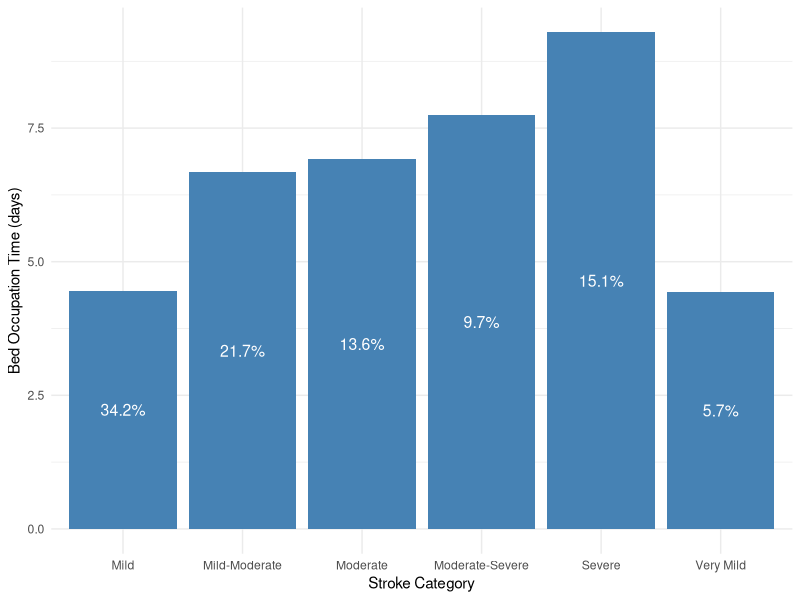

The R source for this figure: (Note: this script raises an error after producing the figure.)
## ---- chunk 1

#| label: tbl-strokeCat
#| tbl-cap: Stroke Categories, Probabiliy and Bed Occupation times

library(tidyverse)
library(ggplot2)
library(bookdown)

set.seed(07052023)
# Parameters

total_patients <- 350 # assuming there are 350 all around the year
total_patients_future <- 1250 # assuming the 2500 patients in the future 
patients_per_month <- 350/12 # patients per month
arrival_rate <- total_patients/365  # average 6 patients per day
arrival_rate_future <- total_patients_future/365 # average 7 patients per day

# Bed occupation time (in days) for each stroke level

bed_occupation_time <- list(c(4.43), c(4.46), c(6.67), c(6.92), c(7.74), c(9.29))


# Probability of each stroke level
stroke_level_prob <- c(0.0570,0.342, 0.217, 0.136, 0.0971, 0.151)

# visualization

library(ggplot2)

bed_occupation_time_df <- data.frame(
  stroke_category = c("Very Mild", "Mild", "Mild-Moderate", "Moderate", "Moderate-Severe", "Severe"),
  bed_occupation_time = c(4.43,4.46,6.67,6.92,7.74,9.29),
  probability = c(0.0570,0.342, 0.217, 0.136, 0.0971, 0.151)
)

updated_bed_occupation_time_df <- bed_occupation_time_df

colnames(updated_bed_occupation_time_df) <- c("Stroke Categories", "Bed Occupation times", "Stroke Probability")

updated_bed_occupation_time_df %>%
  knitr::kable(caption = "Stroke categories and corresponding length of stay and probabilities")
## ---- chunk 2

# viz for the stroke categrories.

v1 <-ggplot(updated_bed_occupation_time_df, aes(x = `Stroke Categories`, y = `Bed Occupation times`)) +
  geom_col(fill = "steelblue") +
  theme_minimal()+
  geom_text(aes(label = scales::percent(`Stroke Probability`, accuracy = 0.1)), 
            position = position_stack(vjust = 0.5), color = "white", size = 4) +
  theme_minimal() +
  labs(
       x = "Stroke Category",
       y = "Bed Occupation Time (days)")
v1

## ---- chunk 3
knitr::include_graphics("flowchart.png")
## ---- chunk 4
# library(DiagrammeR)
# 
# g<- grViz("
#   digraph {
#     
#     graph [bgcolor = transparent]
# 
#     node [shape = box, style = filled, fillcolor = lighblue, fontcolor=white, fontsize=20]
#     A [label = '1. Understanding the Problem and Gathering Data']
#     B [label = '2. Determining Key Parameters and Variables']
#     C [label = '3. Defining the Simulation Model']
#     D [label = '4. Creating Auxiliary Functions']
#     E [label = '5. Implementing the Simulation Logic']
#     F [label = '6. Analyzing Simulation Results']
#     G [label = '7. Creating the Shiny Application']
#   
#     A -> B -> C -> D -> E -> F -> G
#   }
# ", width = 1550, height = 750)
# 
# 
# 
## ---- chunk 5

# total patients = 350
# arrival rate = 6

generate_interarrival_times <- function(total_patients, arrival_rate) {
  set.seed(07052023)
  interarrival_times <- rexp(total_patients, rate = arrival_rate)
  return(interarrival_times)
}

## ---- chunk 6

# stroke_level_prob <- c(0.0570,0.342, 0.217, 0.136, 0.0971, 0.151)

assign_stroke_levels <- function(total_patients, stroke_level_prob) {
  set.seed(07052023)
  stroke_levels <- sample(1:length(stroke_level_prob), 
                          size = total_patients, 
                          replace = TRUE, 
                          prob = stroke_level_prob)
  return(stroke_levels)
}

stroke_levels <- assign_stroke_levels(total_patients, stroke_level_prob)
## ---- chunk 7
generate_length_of_stay <- function(total_patients, 
                                    bed_occupation_time, 
                                    stroke_levels) {
  set.seed(07052023)
  length_of_stay <- numeric(total_patients)
  
  for (i in 1:total_patients) {
    set.seed(07052023)
    
    stroke_level <- stroke_levels[i]
    
    if (length(bed_occupation_time[[stroke_level]]) == 1) {
      set.seed(07052023)
      
      length_of_stay[i] <- bed_occupation_time[[stroke_level]][1]
    } 
    else {
      set.seed(07052023)
      length_of_stay[i] <- sample(bed_occupation_time[[stroke_level]][1]
                                  :bed_occupation_time[[stroke_level]][2], 1)
    }
  }
  
  return(length_of_stay)
}


# Generating length_of_stay for each patient
length_of_stay <- generate_length_of_stay(total_patients, 
                                          bed_occupation_time, 
                                          stroke_levels)
## ---- chunk 8
set.seed(07052023)

# generating the arrival data for the current volume of patients

# Add number_of_patients and length_of_stay to arrivals_data

interarrival_times <- generate_interarrival_times(total_patients, arrival_rate)

stroke_levels <- assign_stroke_levels(total_patients, stroke_level_prob)

length_of_stay<- generate_length_of_stay(total_patients, bed_occupation_time, stroke_levels)

arrivals_data <- data.frame(interarrival_times, stroke_levels, length_of_stay)

## ---- chunk 9
arrivals_data$stroke_categories <- factor(arrivals_data$stroke_levels,
                                          levels = c(1, 2, 3, 4, 5, 6),
                                          labels = c("Very Mild", "Mild", "Mild-Moderate", "Moderate", "Moderate-Severe", "Severe"))

colnames(arrivals_data) <- c("Interarrival times", "stroke levels", "Length of stay", "stroke categoryNames")

arrivals_data %>% 
  select(-`stroke levels`) %>%
  head() %>%
  knitr::kable(caption = "Patient Arrival Data")
## ---- chunk 10
ggplot(arrivals_data, aes(x = `stroke categoryNames`, y = `Length of stay`, fill = `stroke categoryNames`)) +
  geom_bar(stat = "summary", fun = "mean", position = "dodge") +
  geom_text(aes(label = round(`Length of stay`, 1)), vjust = 1, size = 4) +
  theme_minimal() +
  scale_y_continuous(breaks = c(1,2,3,4,5,6,7,8,9,10))+
  labs(title = "Mean Length of Stay by Stroke Category",
       x = "Stroke Category",
       y = "Mean Length of Stay (days)") +
  scale_fill_discrete(name = "Stroke Category")+
        theme(axis.text.x = element_text(angle = 45 ,hjust = 1),
            legend.position = "none")
## ---- chunk 11

library(dplyr)
arrivals_summary <- arrivals_data %>%
  count(`stroke categoryNames`) %>%
  mutate(max_count = n == max(n))

stroke_distribution <- ggplot(arrivals_summary, aes(x = `stroke categoryNames`, y = n, fill = max_count)) +
  geom_bar(stat = "identity") +
  geom_text(aes(label = n), vjust = -0.5, size = 4) +
  scale_fill_manual(values = c("darkgray", "steelblue"), guide = FALSE) +
  theme_minimal() +
  labs(
    x = "Stroke Category",
    y = "Number of Patients",
    title = "Distribution of Patients in Each Stroke Category"
  )

stroke_distribution



## ---- chunk 12
set.seed(07052023)

stroke_simulation <- function(total_patients, arrival_rate, 
                              bed_occupation_time, stroke_level_prob, 
                              num_beds) {
  set.seed(07052023)
  
  interarrival_times <- generate_interarrival_times(total_patients, arrival_rate)
  stroke_levels <- assign_stroke_levels(total_patients, stroke_level_prob)
  length_of_stay <- generate_length_of_stay(total_patients, bed_occupation_time, stroke_levels)
  
  # initializing the beds and queue 
  beds <- rep(0, num_beds)
  queue <- list()
  

# inter-arrival_time is an input parameter for this function, 
# which represents the time between patient arrivals. 
# This variable is based on the generate_interarrival_times function, 
# where we input the total number of patients and arrival rate.

# The pmax function ensures that the bed occupation times do not become negative. 
# A value of 0 in this context means that the bed is available 
# (i.e., the patient has completed their stay)
  
  update_bed_occupation_times <- function(beds, interarrival_time) {
    set.seed(07052023)
  beds <- pmax(beds - interarrival_time, 0)
  
  # 'beds' is a numeric vector that represents the current remaining 
  # bed occupation time for each bed in the simulation.
  # Each element in this vector corresponds to a bed in the hospital
  # ward. A value of 0 means that the bed is available for use.
  # Subtracting the inter-arrival_time from each element of 'beds' 
  # updates the remaining bed occupation times, considering the 
  # passage of time between patient arrivals.
  # The pmax function is used to ensure that the resulting bed 
  # occupation times do not become negative, meaning that a 
  # bed with a remaining time less than or equal to the interarrival_time
  # will be considered available (set to 0).
  return(beds)
}
  
  # for every patient in total patients (1000)
  
  for (i in 1:total_patients) {
    set.seed(07052023)
    
    # update the beds variable with the bed occupation times 
    # of all the patients arriving at the inter-arrival times
    
    beds <- update_bed_occupation_times(beds, interarrival_times[i])
    # creating a new variable available beds to keep track 
    # of the available beds the beds that are available will
    # have the bed occupation time of 0 so in this variable 
    # I store the beds that are available hence which(beds==0)
    
    available_beds <- which(beds == 0)
    
    # here if the length of the available beds vector 
    # is greater than 0 which means that 
    # there is at least one bed with bed occupation times ==0 
    # then assign the first available bed to the patient 
    # by setting this available bed (bed occupation times ==0) 
    # to the length of the stay of the patient 
    # (whatever the severity of that patient might be)
    
    if (length(available_beds) > 0) {
      set.seed(07052023)
      beds[available_beds[1]] <- length_of_stay[i]
    } else {
      set.seed(07052023)
      # if there is no bed available then append the queue list
      queue <- append(queue, length_of_stay[i])
    }
  }
  
  return(list(beds = beds, queue = queue, length_of_stay =length_of_stay))
}
## ---- chunk 13
run_simulation <- function(arrival_rate,
                           bed_occupation_time,
                           stroke_level_prob,
                           total_patients,
                           num_simulations) {
  set.seed(07052023)
    num_bed_range <- seq(5,30, by=1)

  performance_metrics_list <- lapply(1:num_simulations, function(simulation) {
    set.seed(07052023)
    lapply(num_bed_range, function(num_beds) {
      set.seed(07052023)
      stroke_sim <- stroke_simulation(total_patients =  total_patients,
                                      arrival_rate = arrival_rate,
                                      bed_occupation_time = bed_occupation_time,
                                      stroke_level_prob = stroke_level_prob,
                                      num_beds = num_beds)

      num_beds <- length(stroke_sim$beds)
      total_patients <- total_patients

      occupied_beds <- sum(stroke_sim$beds > 0)
      utilization <- (occupied_beds / num_beds)*100

      total_wait_times <- sum(unlist(stroke_sim$queue))
      num_patients_queue <- length(stroke_sim$queue)
      avg_wait_times <- total_wait_times / num_patients_queue

      average_time_in_queue = total_wait_times / num_patients_queue
      max_queue_length <- length(stroke_sim$queue)

      proportion_patients_waiting <- num_patients_queue / total_patients
      percent_patients_waiting <- proportion_patients_waiting * 100

      avg_length_of_stay <- (sum(stroke_sim$length_of_stay)) / total_patients

      performance_metrics_month <- data.frame(num_beds = num_beds,
                                              utilization = utilization,
                                              avg_wait_times = avg_wait_times,
                                              max_queue_length = max_queue_length,
                                              # min_queue_length = stroke_sim$min_queue_length,
                                              proportion_patients_waiting = proportion_patients_waiting,
                                              percent_patients_waiting = percent_patients_waiting,
                                              avg_length_of_stay = avg_length_of_stay)

      return(performance_metrics_month)
    })
  })

  return(performance_metrics_list)
}

## ---- chunk 14

set.seed(070523)

results <- run_simulation(arrival_rate = arrival_rate,
                          bed_occupation_time = bed_occupation_time,
                          stroke_level_prob = stroke_level_prob,
                          total_patients = total_patients,
                          num_simulations = 2000)

results_df <-do.call(rbind, lapply(results, function(x) do.call(rbind, x)))
results_df$percent_patients_waiting <- round(results_df$percent_patients_waiting)
results_df$utilization <- round(results_df$utilization)
results_df$avg_wait_times <- tidyr::replace_na(results_df$avg_wait_times, 0)

library(kableExtra)

results_df_table <- results_df %>%
  select(-proportion_patients_waiting,
         -avg_length_of_stay,
         -avg_wait_times) %>%
  rename(c(`Num. of beds`=num_beds,
           `Max. Queue Length`=max_queue_length,
            `Percent of Patients waiting` = percent_patients_waiting
    )) %>%
  head(10) %>%
  kableExtra::kbl(caption = "Table displaying the key performance metrics from the simulation")

results_df_table

## ---- chunk 15

# Load the ggplot2 library
library(ggplot2)

# Plot the percent of patients waiting against the number of beds
ggplot(results_df, aes(x = num_beds, y = percent_patients_waiting)) +
  geom_point(size=1,
             alpha= 1) +
  geom_smooth(method = "gam") +
  theme_minimal() +
  labs(
       x = "Number of Beds",
       y = "Percent of Patients Waiting") +
  geom_hline(yintercept = 5, linetype = "dashed", color = "red", size = 0.5)+
  scale_y_continuous(breaks = c(5,10,15,20,25,30,35))+
  scale_x_continuous(breaks = c(2,4,6,8,10,12,14,16,18,20,22,
                                24,26,28,30))






## ---- chunk 16

xintersection = 11
yintersection = 8
ggplot(results_df, aes(x = num_beds, y = max_queue_length)) +
  geom_point() +
  geom_smooth(method = "gam") +
  scale_x_continuous(breaks = seq(4, 20, by=2))+
  scale_y_continuous(breaks = seq(5, 155, by = 10))+
  # geom_vline(xintercept = 11, linetype="dashed", color = "steelblue", size = 0.5)+
  # geom_hline(yintercept = 8, linetype = "dashed", color = "red", size=0.5)+
  geom_point(aes(x = xintersection, y = yintersection), color = "red", size = 1.5)+
  theme_minimal() +
  labs(title = "Maximum Queue Length vs. Number of Beds",
       x = "Number of Beds",
       y = "Maximum Queue Length")
## ---- chunk 17

stroke_sim_5 <- stroke_simulation(total_patients= total_patients, 
                                   arrival_rate= arrival_rate, 
                              bed_occupation_time = bed_occupation_time, 
                              stroke_level_prob= stroke_level_prob, 
                              num_beds= 5)

stroke_sim_8 <- stroke_simulation(total_patients= total_patients, 
                                   arrival_rate= arrival_rate, 
                              bed_occupation_time = bed_occupation_time, 
                              stroke_level_prob= stroke_level_prob, 
                              num_beds= 8)

stroke_sim_11 <- stroke_simulation(total_patients= total_patients, 
                                   arrival_rate= arrival_rate, 
                              bed_occupation_time = bed_occupation_time, 
                              stroke_level_prob= stroke_level_prob, 
                              num_beds= 11)


## ---- chunk 18
# stroke_sim_25 <- data.frame(stroke_sim_25)
# 
# # stroke_sim_30 <- data.frame(stroke_sim_30)
# 
# stroke_sim_40 <- data.frame(stroke_sim_40)
# 
# 
# library(ggplot2)
# stroke_sim_25$length_of_stay <- as.numeric(stroke_sim_25$length_of_stay)
# 
# ggplot(stroke_sim_25, aes(y = length_of_stay)) +
#   geom_histogram(binwidth = 0.5, fill = "steelblue", alpha = 0.8) +
#   theme_minimal() +
#   labs(title = "Length of Stay Distribution",
#        x = "Length of Stay (days)",
#        y = "Frequency")
# 
# # stroke_sim_30$length_of_stay <- as.numeric(stroke_sim_30$length_of_stay)
# # 
# # ggplot(stroke_sim_30, aes(y= length_of_stay)) +
# #   geom_histogram(binwidh=0.5, fill="darkgrey", alpha=0.7 )+
# #   theme_light()+
# #   labs(title = "Length of Stay Distribution",
# #        x = "Length of Stay (days)",
# #        y = "Frequency")
# 
# stroke_sim_40$length_of_stay <- as.numeric(stroke_sim_40$length_of_stay)
# 
# stroke_sim_40 <- data.frame(stroke_sim_40)
# ggplot(stroke_sim_40, aes(y= length_of_stay)) +
#   geom_histogram(binwidh=0.5, fill="lightblue", alpha=0.7 )+
#   theme_light()+
#   labs(title = "Length of Stay Distribution",
#        x = "Length of Stay (days)",
#        y = "Frequency")
## ---- chunk 19
ggplot(results_df, aes(x = num_beds, y = utilization)) +
  geom_point() +
  geom_smooth(method = "gam") +
  scale_x_continuous(breaks = seq(4, 20, by=2))+
  scale_y_continuous(breaks = seq(5, 155, by = 10))+
  theme_minimal() +
  labs(title = "Utilization % vs. Number of Beds",
       x = "Number of Beds",
       y = "Maximum Queue Length")
## ---- chunk 20
# Function to run simulation
run_simulation_sa <- function(params, num_simulations) {
  set.seed(07052023)
  num_bed_range <- seq(5,20, by=1)
  
  performance_metrics_list <- lapply(1:num_simulations, function(simulation) {
    set.seed(07052023)
    lapply(num_bed_range, function(num_beds) {
      set.seed(07052023)
      stroke_sim <- stroke_simulation(total_patients =  params$total_patients,
                                      arrival_rate = params$arrival_rate,
                                      bed_occupation_time = params$bed_occupation_time,
                                      stroke_level_prob = params$stroke_level_prob,
                                      num_beds = num_beds)
      
      # Calculate only the desired metrics
      num_beds <- length(stroke_sim$beds)

      occupied_beds <- sum(stroke_sim$beds > 0)
      utilization <- occupied_beds / num_beds

      num_patients_queue <- length(stroke_sim$queue)

      proportion_patients_waiting <- num_patients_queue / total_patients
      percent_patients_waiting <- proportion_patients_waiting * 100

      max_queue_length <- length(stroke_sim$queue)
      
      # Return only the desired metrics
      performance_metrics_month <- data.frame(num_beds = num_beds,
                                              utilization = utilization,
                                              percent_patients_waiting = percent_patients_waiting,
                                              max_queue_length = max_queue_length)
      
      return(performance_metrics_month)
    })
  })
  
  # Collapse the list of data frames into one data frame
  performance_metrics_df <- do.call(rbind, unlist(performance_metrics_list, recursive = FALSE))
  
  return(performance_metrics_df)
}


# Initialize a data frame to store results
# results_df_sa <- data.frame()

# Original parameters
params <- list(arrival_rate = 1,
               bed_occupation_time = bed_occupation_time,
               stroke_level_prob = stroke_level_prob,
               total_patients = total_patients)
# Define the factors by which we'll vary the parameters
factors <- c(1.5, 2.5, 3.5, 4.5 )

# Initialize an empty list to store results
results <- list()

# Vary parameters
for (param in names(params)) {
  set.seed(07052023)
  for (factor in factors) {
    set.seed(07052023)
    params_adjusted <- params
    if (param == 'bed_occupation_time') {
      set.seed(07052023)
      params_adjusted[[param]] <- unlist(lapply(params[[param]], function(x) x * factor))
    } else {
      params_adjusted[[param]] <- params[[param]] * factor
    }
    # Run simulation
    output <- run_simulation_sa(params_adjusted, num_simulations = 120)
    
    # Store results
    results[[paste(param, factor, sep = "_")]] <- output
  }
}

# Compute summary statistics
for (param in names(params)) {
  set.seed(07052023)
  for (factor in factors) {
    set.seed(07052023)
    print(paste("Summary for", param, "multiplied by", factor))
    print(summary(results[[paste(param, factor, sep = "_")]][,c("utilization", "percent_patients_waiting", "max_queue_length")]))
  }
}
